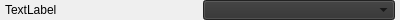
<?xml version="1.0" encoding="UTF-8"?>
<ui version="4.0">
 <class>WidgetSelection</class>
 <widget class="QWidget" name="WidgetSelection">
  <property name="geometry">
   <rect>
    <x>0</x>
    <y>0</y>
    <width>400</width>
    <height>20</height>
   </rect>
  </property>
  <property name="sizePolicy">
   <sizepolicy hsizetype="Preferred" vsizetype="Preferred">
    <horstretch>0</horstretch>
    <verstretch>0</verstretch>
   </sizepolicy>
  </property>
  <property name="minimumSize">
   <size>
    <width>0</width>
    <height>20</height>
   </size>
  </property>
  <property name="maximumSize">
   <size>
    <width>16777215</width>
    <height>50</height>
   </size>
  </property>
  <property name="windowTitle">
   <string>Form</string>
  </property>
  <property name="styleSheet">
   <string notr="true">QComboBox{
background-color: rgb(48, 48, 48);
}
</string>
  </property>
  <layout class="QHBoxLayout" name="horizontalLayout">
   <property name="spacing">
    <number>5</number>
   </property>
   <property name="leftMargin">
    <number>5</number>
   </property>
   <property name="topMargin">
    <number>0</number>
   </property>
   <property name="rightMargin">
    <number>5</number>
   </property>
   <property name="bottomMargin">
    <number>0</number>
   </property>
   <item>
    <widget class="QLabel" name="label">
     <property name="text">
      <string>TextLabel</string>
     </property>
    </widget>
   </item>
   <item>
    <widget class="QComboBox" name="comboBox">
     <property name="sizePolicy">
      <sizepolicy hsizetype="Preferred" vsizetype="Preferred">
       <horstretch>0</horstretch>
       <verstretch>0</verstretch>
      </sizepolicy>
     </property>
    </widget>
   </item>
  </layout>
 </widget>
 <resources/>
 <connections/>
</ui>
